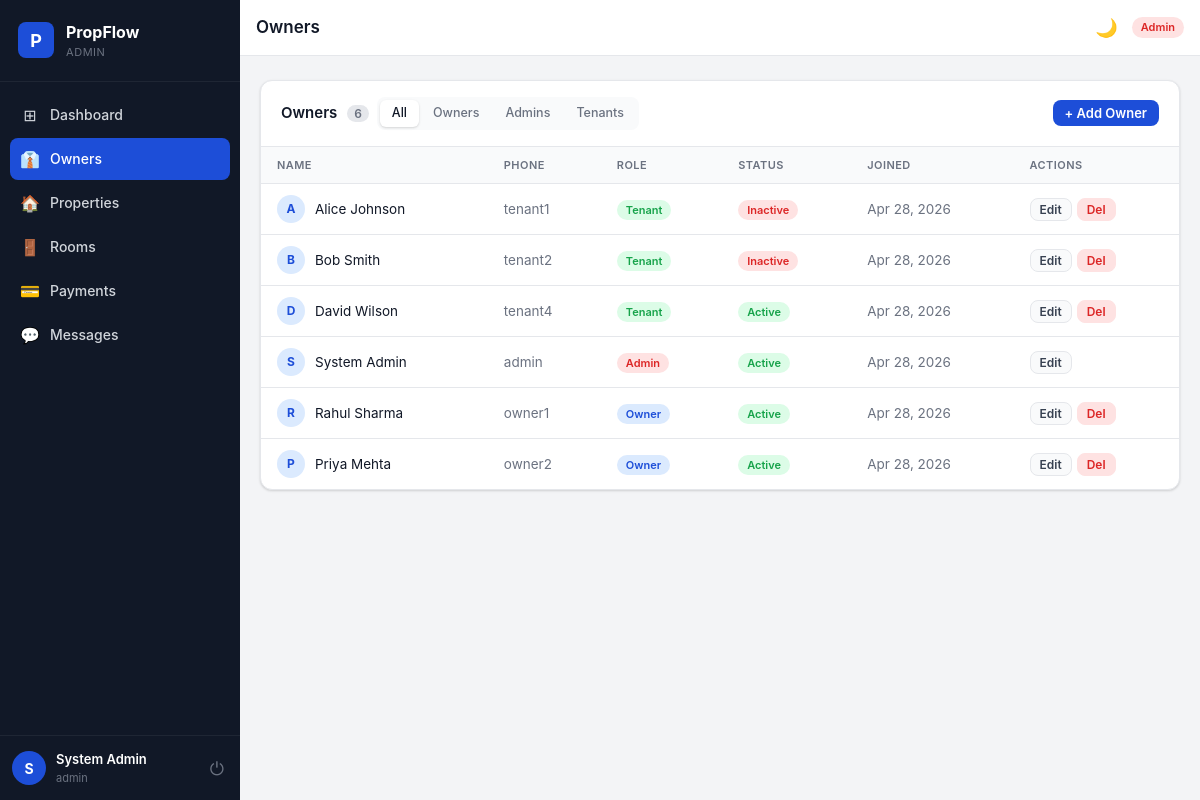
Page /admin/users (signed in) on the committed database.
### models.py (models this page shows, shortened)
class User(UserMixin, db.Model):
    __tablename__ = "users"
    id            = db.Column(db.Integer, primary_key=True)
    phone         = db.Column(db.String(30),  unique=True, nullable=False)
    full_name     = db.Column(db.String(150), nullable=False)
    password_hash = db.Column(db.String(255), nullable=False)
    role          = db.Column(db.String(10),  nullable=False, default="tenant")  # admin|owner|tenant
    is_active     = db.Column(db.Boolean, default=True,  nullable=False)
    owner_id      = db.Column(db.Integer,
                               db.ForeignKey("users.id", ondelete="SET NULL"),
                               nullable=True)
    created_at    = db.Column(db.DateTime, default=now_utc, nullable=False)
    updated_at    = db.Column(db.DateTime, default=now_utc, onupdate=now_utc, nullable=False)
    owned_tenants     = db.relationship(
        "User", foreign_keys=[owner_id],
        backref=db.backref("owner_user", remote_side=[id]),
        lazy="dynamic"
    )
    properties        = db.relationship("Property",       back_populates="owner",
                                        foreign_keys="Property.owner_id",    lazy="dynamic")
    tenancies         = db.relationship("PropertyTenant", back_populates="tenant",
                                        foreign_keys="PropertyTenant.tenant_id", lazy="dynamic")
    payments          = db.relationship("Payment",        back_populates="tenant",
                                        foreign_keys="Payment.tenant_id",    lazy="dynamic")
    notifications     = db.relationship("Notification",   back_populates="user",   lazy="dynamic")
    sent_messages     = db.relationship("Message", back_populates="sender",
                                        foreign_keys="Message.sender_id",    lazy="dynamic")
    received_messages = db.relationship("Message", back_populates="receiver",
                                        foreign_keys="Message.receiver_id",  lazy="dynamic")
    room_assignments  = db.relationship("RoomTenant", back_populates="tenant",
                                        foreign_keys="RoomTenant.tenant_id", lazy="dynamic")
    def to_dict(self):
        return {
            "id": self.id, "phone": self.phone, "full_name": self.full_name,
            "role": self.role, "is_active": self.is_active, "owner_id": self.owner_id,
            "created_at": to_ist(self.created_at),
        }
    __table_args__ = (
        Index("ix_users_phone", "phone"),
        Index("ix_users_role",  "role"),
        Index("ix_users_owner_role", "owner_id", "role"),
    )

### routes/admin.py (the view)
@admin_bp.route("/users")
@login_required
@role_required("admin")
def users():
    role_filter = request.args.get("role", "")
    q = User.query
    if role_filter:
        q = q.filter_by(role=role_filter)
    all_users = q.order_by(User.created_at.desc()).all()
    return render_template("admin/users.html", users=all_users, role_filter=role_filter)

### models.py (called while the page is built)
def to_ist(dt):
    if not dt:
        return None
    ist = dt + timedelta(hours=5, minutes=30)
    return ist.strftime("%d-%m-%Y %I:%M %p")

### routes/__init__.py (called while the page is built)
def role_required(*roles):
    def decorator(f):
        @wraps(f)
        def decorated(*args, **kwargs):
            if not current_user.is_authenticated:
                if request.path.startswith("/api/") or request.is_json:
                    return jsonify({"error": "Login required"}), 401
                return redirect(url_for("auth.login"))
            if current_user.role not in roles:
                if request.path.startswith("/api/") or request.is_json:
                    return jsonify({"error": "Access denied"}), 403
                abort(403)
            return f(*args, **kwargs)
        return decorated
    return decorator

### templates/admin/users.html (shortened to what this page needs)
{% extends "base.html" %}
{% block page_title %}Owners{% endblock %}
{% block content %}
<div class="card">
  <div class="card-header">
    <div class="flex gap-8 align-center">
      <h2>Owners <span class="badge-count">{{ users|length }}</span></h2>
      <div class="tab-group">
        <a href="{{ url_for('admin.users') }}"               class="tab {% if not role_filter %}active{% endif %}">All</a>
        <a href="{{ url_for('admin.users', role='owner') }}"  class="tab {% if role_filter=='owner'  %}active{% endif %}">Owners</a>
        <a href="{{ url_for('admin.users', role='admin') }}"  class="tab {% if role_filter=='admin'  %}active{% endif %}">Admins</a>
        <a href="{{ url_for('admin.users', role='tenant') }}" class="tab {% if role_filter=='tenant' %}active{% endif %}">Tenants</a>
      </div>
    </div>
    <button class="btn btn-primary btn-sm" onclick="openModal('addUserModal')">+ Add Owner</button>
  </div>
  <div class="table-wrap">
    <table class="table">
      <thead><tr><th>Name</th><th>Phone</th><th>Role</th><th>Status</th><th>Joined</th><th>Actions</th></tr></thead>
      <tbody>
        {% for u in users %}
        <tr>
          <td><div class="user-cell"><div class="avatar avatar-sm">{{ u.full_name[0].upper() }}</div>{{ u.full_name }}</div></td>
          <td class="text-muted">{{ u.phone }}</td>
          <td><span class="role-badge role-{{ u.role }}">{{ u.role }}</span></td>
          <td><span class="badge badge-{{ 'completed' if u.is_active else 'overdue' }}">{{ 'Active' if u.is_active else 'Inactive' }}</span></td>
          <td class="text-muted">{{ u.created_at.strftime('%b %d, %Y') if u.created_at else '—' }}</td>
          <td>
            <div class="action-btns">
              <button class="btn btn-ghost btn-xs" onclick='openEditUser({{ u.to_dict()|tojson }})'>Edit</button>
              {% if u.id != current_user.id %}
              <form method="POST" action="{{ url_for('admin.delete_user', uid=u.id) }}" style="display:inline" onsubmit="return confirm('Delete {{ u.full_name }}?')">
                <button class="btn btn-danger btn-xs">Del</button>
              </form>
              {% endif %}
            </div>
          </td>
        </tr>
        {% else %}
        <tr><td colspan="6" class="text-center text-muted py-32">No users found.</td></tr>
        {% endfor %}
      </tbody>
    </table>
  </div>
</div>
{% endblock %}

### templates/base.html (shortened to what this page needs)
<!DOCTYPE html>
<html lang="en" data-theme="light">
<head>
  <link rel="stylesheet" href="{{ url_for('static', filename='css/style.css') }}"/>
</head>
<body>
<aside class="sidebar" id="sidebar">
  <div class="sidebar-logo">
    <div class="logo-icon">P</div>
    <div>
      <div class="logo-name">PropFlow</div>
      <div class="logo-role">{{ current_user.role | capitalize }}</div>
    </div>
  </div>
  <nav class="sidebar-nav">
    {% if current_user.role == 'admin' %}
      <a href="{{ url_for('admin.dashboard') }}"  class="nav-item {% if request.endpoint == 'admin.dashboard'   %}active{% endif %}"><span class="nav-icon">⊞</span>Dashboard</a>
      <a href="{{ url_for('admin.users') }}"      class="nav-item {% if request.endpoint == 'admin.users'      %}active{% endif %}"><span class="nav-icon">👔</span>Owners</a>
      <a href="{{ url_for('admin.properties') }}" class="nav-item {% if request.endpoint == 'admin.properties' %}active{% endif %}"><span class="nav-icon">🏠</span>Properties</a>
      <a href="{{ url_for('rooms.index') }}"      class="nav-item {% if 'rooms' in request.endpoint            %}active{% endif %}"><span class="nav-icon">🚪</span>Rooms</a>
      <a href="{{ url_for('admin.payments') }}"   class="nav-item {% if request.endpoint == 'admin.payments'   %}active{% endif %}"><span class="nav-icon">💳</span>Payments</a>
      <a href="{{ url_for('chat.index') }}"       class="nav-item {% if 'chat' in request.endpoint             %}active{% endif %}">
        <span class="nav-icon">💬</span>Messages
      </a>
    {% endif %}
  </nav>
  <div class="sidebar-footer">
    <div class="user-info">
      <div class="user-avatar">{{ current_user.full_name[0].upper() }}</div>
      <div>
        <div class="user-name">{{ current_user.full_name }}</div>
        <div class="user-phone">{{ current_user.phone }}</div>
      </div>
    </div>
    <a href="{{ url_for('auth.logout') }}" class="logout-btn" title="Logout">⏻</a>
  </div>
</aside>
<div class="main-wrap">
  <header class="topbar">
    <h1 class="page-title">{% block page_title %}{% endblock %}</h1>
    <div class="topbar-right">
      <button class="icon-btn" id="darkToggle" onclick="toggleDark()" title="Dark mode" aria-label="Toggle dark mode">🌙</button>
      <span class="role-badge role-{{ current_user.role }}">{{ current_user.role }}</span>
    </div>
  </header>
  <main class="page-content">
    {% block content %}{% endblock %}
  </main>
</div>
</body>
</html>

### rows in the picture
User: role "ADMIN", full_name "S", full_name "System Admin", phone "admin", role "Admin", is_active "Active", created_at "Apr 28, 2026"
User: full_name "A", full_name "Alice Johnson", phone "tenant1", role "Tenant", is_active "Inactive", created_at "Apr 28, 2026"
User: full_name "B", full_name "Bob Smith", phone "tenant2", role "Tenant", is_active "Inactive", created_at "Apr 28, 2026"
User: full_name "D", full_name "David Wilson", phone "tenant4", role "Tenant", is_active "Active", created_at "Apr 28, 2026"
User: full_name "R", full_name "Rahul Sharma", phone "owner1", role "Owner", is_active "Active", created_at "Apr 28, 2026"
User: full_name "P", full_name "Priya Mehta", phone "owner2", role "Owner", is_active "Active", created_at "Apr 28, 2026"

### other values in the picture
{{ users|length }} "6"
